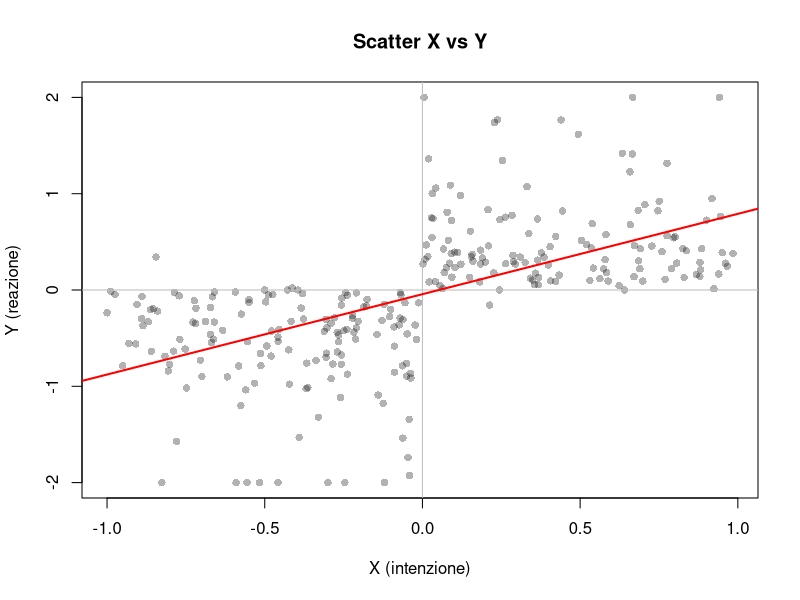
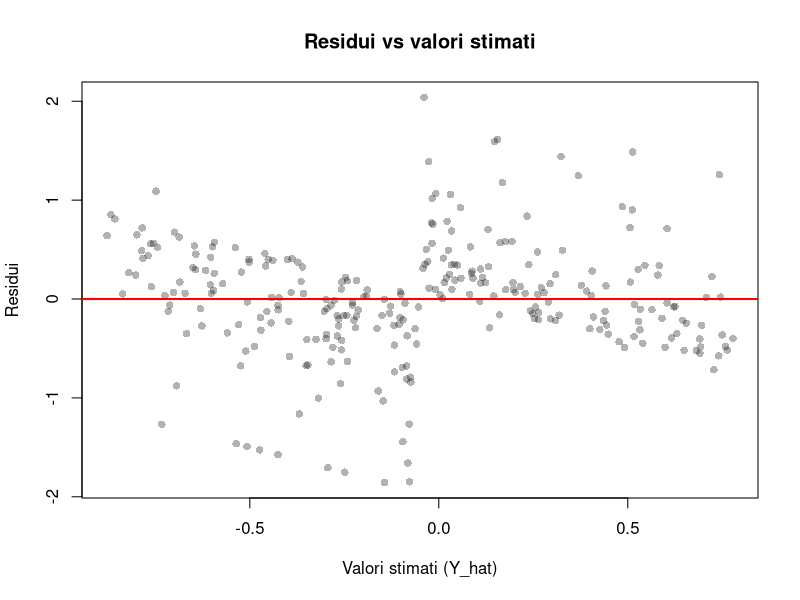
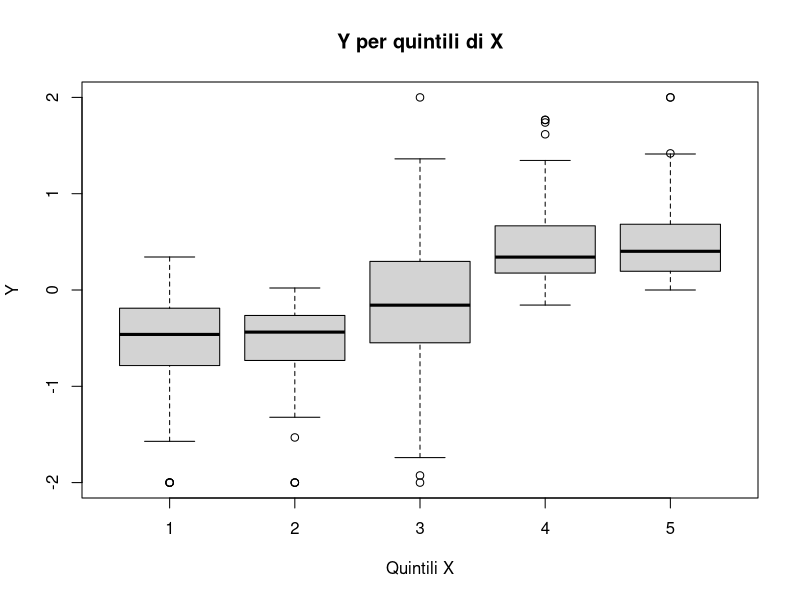

R code for these plots, in order:
library(MASS)   # Regressione robusta (rlm) - caricata PRIMA di dplyr per evitare conflitti su select()
library(dplyr)  # ntile
library(readr)  # Lettura CSV

df <- read_csv("data/df_final.csv", show_col_types = FALSE)

# =========================
# 1) SCATTER X vs Y
# =========================
plot(df$X, df$Y,
     pch = 16, col = rgb(0, 0, 0, 0.3),
     xlab = "X (intenzione)",
     ylab = "Y (reazione)",
     main = "Scatter X vs Y")
abline(h = 0, v = 0, col = "grey")

# =========================
# 2) CORRELAZIONI
# =========================
cat("\n=== Correlazioni ===\n")
cat("Pearson :", round(cor(df$X, df$Y, method = "pearson"), 4), "\n")
cat("Spearman:", round(cor(df$X, df$Y, method = "spearman"), 4), "\n")

# =========================
# 3) REGRESSIONE LINEARE
# =========================
m1 <- lm(Y ~ X, data = df)
cat("\n=== Regressione lineare (OLS) ===\n")
print(summary(m1))
abline(m1, lwd = 2, col = "red")

# Diagnostica: residui vs valori stimati
plot(fitted(m1), resid(m1),
     pch = 16, col = rgb(0, 0, 0, 0.3),
     xlab = "Valori stimati (Y_hat)", ylab = "Residui",
     main = "Residui vs valori stimati")
abline(h = 0, col = "red", lwd = 2)

# =========================
# 4) REGRESSIONE ROBUSTA
# =========================
m2 <- rlm(Y ~ X, data = df)
cat("\n=== Regressione robusta (rlm) ===\n")
print(summary(m2))

# =========================
# 5) Y PER QUINTILI DI X
# =========================
df$X_q <- ntile(df$X, 5)

cat("\n=== Media di Y per quintile di X ===\n")
print(aggregate(Y ~ X_q, data = df, FUN = mean))

boxplot(Y ~ X_q, data = df,
        main = "Y per quintili di X",
        xlab = "Quintili X",
        ylab = "Y")
